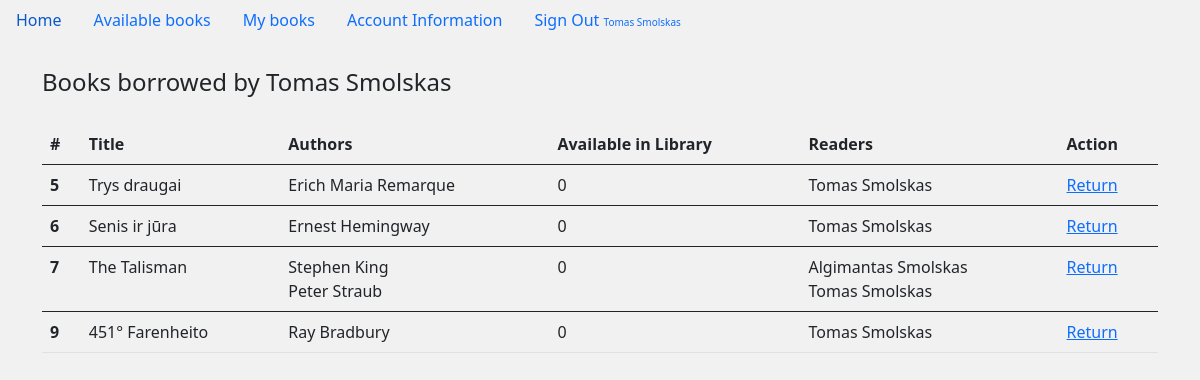
Screenshot of /my_books (signed in) with the database file from the repository.
### main.py (models this page shows)
class User(db.Model, UserMixin):
    __tablename__ = 'user'
    id = db.Column(db.Integer, primary_key=True)
    first_name = db.Column(db.String(100), nullable=False)
    last_name = db.Column(db.String(100), nullable=False)
    email_address = db.Column(db.String(100), nullable=False, unique=True)
    password = db.Column(db.String(100), nullable=False)
    books = db.relationship('Book', secondary=helper_table_2, back_populates='readers')
    is_admin = db.Column(db.Boolean, nullable=False, default=False)

class Book(db.Model):
    __tablename__ = 'book'
    id = db.Column(db.Integer, primary_key=True)
    title = db.Column(db.String(300))
    authors = db.relationship('Author', secondary=helper_table, back_populates='books')
    readers = db.relationship('User', secondary=helper_table_2, back_populates='books')
    stock = db.Column(db.Integer, nullable=False, default=1)

class Author(db.Model):
    __tablename__ = 'author'
    id = db.Column(db.Integer, primary_key=True)
    first_name = db.Column(db.String(150))
    last_name = db.Column(db.String(300))
    books = db.relationship('Book', secondary=helper_table, back_populates='authors')

### main.py (the view)
@app.route('/my_books')
@login_required
def my_books():
    my_books = Book.query.all()
    return render_template('my_books.html', my_books=my_books)

### main.py (called while the page is built)
@login_manager.user_loader
def load_user(user_id):
    return User.query.get(user_id)

### templates/my_books.html
{% extends "base.html" %}
{% block content %}
{% if my_books %}
<legend class="mb-4">Books borrowed by {{current_user.first_name}} {{current_user.last_name}}</legend>
<table class="table">
    <thead>
    <tr>
        <th scope="col">#</th>
        <th scope="col">Title</th>
        <th scope="col">Authors</th>
        <th scope="col">Available in Library</th>
        <th scope="col">Readers</th>
        <th scope="col">Action</th>
    </tr>
    </thead>
    {% for book in my_books %}
    {% if current_user in book.readers %}
    <tbody>
    <tr class="table">
        <th scope="row">{{ book.id }}</th>
        <td>{{ book.title }}</td>
        <td>
            {% for author in book.authors %}
            {{author.first_name}} {{author.last_name}}
            <br>
            {% endfor %}
        </td>
        <td>{{ book.stock }}</td>
        <td>
            {% for reader in book.readers %}
            {{reader.first_name}} {{reader.last_name}}
            <br>
            {% endfor %}
        </td>
        <td><a href="{{ url_for('return_book', id=book['id']) }}">Return</a></td>
    </tr>
    {% endif %}
    {% endfor %}
    </tbody>
</table>
{% endif %}
{% endblock %}

### templates/base.html (shortened to what this page needs)
<!doctype html>
<html lang="en">
<head>
    <link href="https://cdn.jsdelivr.net/npm/bootstrap@5.0.2/dist/css/bootstrap.min.css" rel="stylesheet"
>
</head>
<body>
<ul class="nav">
    <li class="nav-item">
        <a class="nav-link active" aria-current="page" href="{{ url_for('home') }}">Home</a>
    </li>
    {% if current_user.is_authenticated %}
    <li class="nav-item">
        <a class="nav-link" href="{{ url_for('available_books') }}">Available books</a>
    </li>
    <li class="nav-item">
        <a class="nav-link" href="{{ url_for('my_books') }}">My books</a>
    </li>
    <li class="nav-item">
        <a class="nav-link" href="{{ url_for('update_account_information') }}">Account Information</a>
    </li>
    <li class="nav-item">
        <a class="nav-link" href="{{ url_for('sign_out') }}"> Sign Out <font size="1rem">
            {{current_user.first_name}} {{current_user.last_name}}</font></span></a>
    </li>
    {% endif %}
</ul>
<div class="container">
    <br>
    {% block content %}
    {% endblock %}
</div>
</body>
</html>

### templates/base.html (style rules this page uses)
body { background-color: #F2F1F1 }

### rows the page displays
User: first_name "Tomas", last_name "Smolskas"
Book: id "5", title "Trys draugai", stock "0"
Author: first_name "Erich Maria", last_name "Remarque"
Book: id "6", title "Senis ir jūra", stock "0"
Author: first_name "Ernest", last_name "Hemingway"
Book: id "7", title "The Talisman", stock "0"
Author: first_name "Stephen", last_name "King"
Author: first_name "Peter", last_name "Straub"
User: first_name "Algimantas", last_name "Smolskas"
Book: id "9", title "451° Farenheito", stock "0"
Author: first_name "Ray", last_name "Bradbury"
